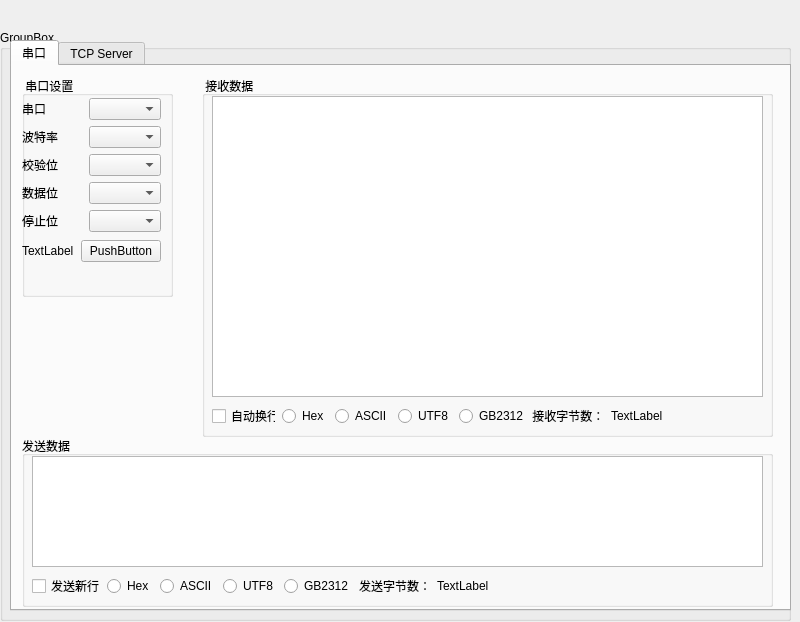
<?xml version="1.0" encoding="UTF-8"?>
<ui version="4.0">
 <class>QSerialWidget</class>
 <widget class="QWidget" name="QSerialWidget">
  <property name="geometry">
   <rect>
    <x>0</x>
    <y>0</y>
    <width>800</width>
    <height>622</height>
   </rect>
  </property>
  <property name="windowTitle">
   <string>Sky通信调试助手</string>
  </property>
  <widget class="QGroupBox" name="groupBox">
   <property name="geometry">
    <rect>
     <x>0</x>
     <y>30</y>
     <width>791</width>
     <height>591</height>
    </rect>
   </property>
   <property name="title">
    <string>GroupBox</string>
   </property>
   <widget class="QTabWidget" name="tabWidget">
    <property name="geometry">
     <rect>
      <x>10</x>
      <y>10</y>
      <width>781</width>
      <height>571</height>
     </rect>
    </property>
    <property name="currentIndex">
     <number>0</number>
    </property>
    <widget class="QWidget" name="">
     <attribute name="title">
      <string>串口</string>
     </attribute>
     <widget class="QGroupBox" name="groupBox_2">
      <property name="geometry">
       <rect>
        <x>10</x>
        <y>10</y>
        <width>151</width>
        <height>221</height>
       </rect>
      </property>
      <property name="title">
       <string> 串口设置</string>
      </property>
      <widget class="QWidget" name="">
       <property name="geometry">
        <rect>
         <x>0</x>
         <y>20</y>
         <width>139</width>
         <height>169</height>
        </rect>
       </property>
       <layout class="QVBoxLayout" name="verticalLayout_2">
        <item>
         <layout class="QVBoxLayout" name="verticalLayout">
          <item>
           <layout class="QHBoxLayout" name="horizontalLayout_2">
            <item>
             <widget class="QLabel" name="lblSerial">
              <property name="text">
               <string>串口</string>
              </property>
             </widget>
            </item>
            <item>
             <widget class="QComboBox" name="cmbSerialList"/>
            </item>
           </layout>
          </item>
          <item>
           <layout class="QHBoxLayout" name="horizontalLayout_3">
            <item>
             <widget class="QLabel" name="lblBaudRate">
              <property name="text">
               <string>波特率</string>
              </property>
             </widget>
            </item>
            <item>
             <widget class="QComboBox" name="cmbBaudRate"/>
            </item>
           </layout>
          </item>
          <item>
           <layout class="QHBoxLayout" name="horizontalLayout_4">
            <item>
             <widget class="QLabel" name="lblCheckDigit">
              <property name="text">
               <string>校验位</string>
              </property>
             </widget>
            </item>
            <item>
             <widget class="QComboBox" name="cmbCheckDigit"/>
            </item>
           </layout>
          </item>
          <item>
           <layout class="QHBoxLayout" name="horizontalLayout_5">
            <item>
             <widget class="QLabel" name="lblDataBit">
              <property name="text">
               <string>数据位</string>
              </property>
             </widget>
            </item>
            <item>
             <widget class="QComboBox" name="cmbDataBit"/>
            </item>
           </layout>
          </item>
          <item>
           <layout class="QHBoxLayout" name="horizontalLayout_6">
            <item>
             <widget class="QLabel" name="lblStopBit">
              <property name="text">
               <string>停止位</string>
              </property>
             </widget>
            </item>
            <item>
             <widget class="QComboBox" name="cmbStopBit"/>
            </item>
           </layout>
          </item>
         </layout>
        </item>
        <item>
         <layout class="QHBoxLayout" name="horizontalLayout_7">
          <item>
           <widget class="QLabel" name="lblSerialStatus">
            <property name="text">
             <string>TextLabel</string>
            </property>
           </widget>
          </item>
          <item>
           <widget class="QPushButton" name="pBtnSerialOpenClose">
            <property name="text">
             <string>PushButton</string>
            </property>
           </widget>
          </item>
         </layout>
        </item>
       </layout>
      </widget>
     </widget>
     <widget class="QGroupBox" name="groupBox_3">
      <property name="geometry">
       <rect>
        <x>190</x>
        <y>10</y>
        <width>571</width>
        <height>361</height>
       </rect>
      </property>
      <property name="title">
       <string> 接收数据</string>
      </property>
      <widget class="QPlainTextEdit" name="pTxtReceived">
       <property name="geometry">
        <rect>
         <x>10</x>
         <y>20</y>
         <width>551</width>
         <height>301</height>
        </rect>
       </property>
      </widget>
      <widget class="QWidget" name="">
       <property name="geometry">
        <rect>
         <x>10</x>
         <y>330</y>
         <width>451</width>
         <height>20</height>
        </rect>
       </property>
       <layout class="QHBoxLayout" name="horizontalLayout_9">
        <item>
         <layout class="QHBoxLayout" name="horizontalLayout_8">
          <item>
           <widget class="QCheckBox" name="chbAutoLine">
            <property name="text">
             <string>自动换行</string>
            </property>
           </widget>
          </item>
          <item>
           <widget class="QRadioButton" name="rdbShowHex">
            <property name="text">
             <string>Hex</string>
            </property>
           </widget>
          </item>
          <item>
           <widget class="QRadioButton" name="rdbShowASCII">
            <property name="text">
             <string>ASCII</string>
            </property>
           </widget>
          </item>
          <item>
           <widget class="QRadioButton" name="rdbShowUTF8">
            <property name="text">
             <string>UTF8</string>
            </property>
           </widget>
          </item>
          <item>
           <widget class="QRadioButton" name="rdbShowGB2312">
            <property name="text">
             <string>GB2312</string>
            </property>
           </widget>
          </item>
         </layout>
        </item>
        <item>
         <layout class="QHBoxLayout" name="horizontalLayout">
          <item>
           <widget class="QLabel" name="lblReceived">
            <property name="text">
             <string> 接收字节数：</string>
            </property>
           </widget>
          </item>
          <item>
           <widget class="QLabel" name="lblRecCount">
            <property name="text">
             <string>TextLabel</string>
            </property>
           </widget>
          </item>
         </layout>
        </item>
       </layout>
      </widget>
     </widget>
     <widget class="QGroupBox" name="groupBox_4">
      <property name="geometry">
       <rect>
        <x>10</x>
        <y>370</y>
        <width>751</width>
        <height>171</height>
       </rect>
      </property>
      <property name="title">
       <string>发送数据</string>
      </property>
      <widget class="QPlainTextEdit" name="pTxtSend">
       <property name="geometry">
        <rect>
         <x>10</x>
         <y>20</y>
         <width>731</width>
         <height>111</height>
        </rect>
       </property>
      </widget>
      <widget class="QWidget" name="layoutWidget">
       <property name="geometry">
        <rect>
         <x>10</x>
         <y>140</y>
         <width>457</width>
         <height>20</height>
        </rect>
       </property>
       <layout class="QHBoxLayout" name="horizontalLayout_10">
        <item>
         <layout class="QHBoxLayout" name="horizontalLayout_11">
          <item>
           <widget class="QCheckBox" name="chbSendNewLine">
            <property name="text">
             <string>发送新行</string>
            </property>
           </widget>
          </item>
          <item>
           <widget class="QRadioButton" name="rdbSendHex">
            <property name="text">
             <string>Hex</string>
            </property>
           </widget>
          </item>
          <item>
           <widget class="QRadioButton" name="rdbSendASCII">
            <property name="text">
             <string>ASCII</string>
            </property>
           </widget>
          </item>
          <item>
           <widget class="QRadioButton" name="rdbSendUTF8">
            <property name="text">
             <string>UTF8</string>
            </property>
           </widget>
          </item>
          <item>
           <widget class="QRadioButton" name="rdbSendGB2312">
            <property name="text">
             <string>GB2312</string>
            </property>
           </widget>
          </item>
         </layout>
        </item>
        <item>
         <layout class="QHBoxLayout" name="horizontalLayout_12">
          <item>
           <widget class="QLabel" name="lblSended">
            <property name="text">
             <string>发送字节数：</string>
            </property>
           </widget>
          </item>
          <item>
           <widget class="QLabel" name="lblSendedCount">
            <property name="text">
             <string>TextLabel</string>
            </property>
           </widget>
          </item>
         </layout>
        </item>
       </layout>
      </widget>
     </widget>
    </widget>
    <widget class="QWidget" name="">
     <attribute name="title">
      <string>TCP Server</string>
     </attribute>
    </widget>
   </widget>
  </widget>
 </widget>
 <resources/>
 <connections/>
</ui>
